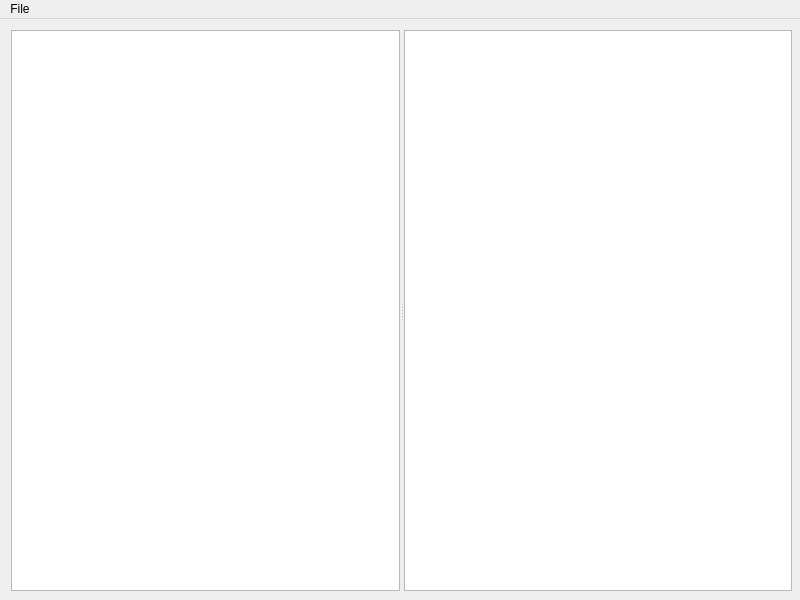
<?xml version="1.0" encoding="UTF-8"?>
<ui version="4.0">
 <class>EditorWindow</class>
 <widget class="QMainWindow" name="EditorWindow">
  <property name="geometry">
   <rect>
    <x>0</x>
    <y>0</y>
    <width>800</width>
    <height>600</height>
   </rect>
  </property>
  <property name="windowTitle">
   <string>MainWindow</string>
  </property>
  <widget class="QWidget" name="centralwidget">
   <widget class="QSplitter" name="splitter">
    <property name="geometry">
     <rect>
      <x>11</x>
      <y>11</y>
      <width>781</width>
      <height>561</height>
     </rect>
    </property>
    <property name="orientation">
     <enum>Qt::Horizontal</enum>
    </property>
    <widget class="QPlainTextEdit" name="input"/>
    <widget class="QTextEdit" name="preview"/>
   </widget>
  </widget>
  <widget class="QMenuBar" name="menubar">
   <property name="geometry">
    <rect>
     <x>0</x>
     <y>0</y>
     <width>800</width>
     <height>23</height>
    </rect>
   </property>
   <widget class="QMenu" name="menuFile">
    <property name="title">
     <string>File</string>
    </property>
    <addaction name="actionNew"/>
    <addaction name="actionOpen"/>
    <addaction name="actionSave"/>
    <addaction name="actionSaveAs"/>
   </widget>
   <addaction name="menuFile"/>
  </widget>
  <action name="actionNew">
   <property name="text">
    <string>New...</string>
   </property>
   <property name="shortcut">
    <string>Ctrl+N</string>
   </property>
  </action>
  <action name="actionOpen">
   <property name="text">
    <string>Open...</string>
   </property>
   <property name="shortcut">
    <string>Ctrl+O</string>
   </property>
  </action>
  <action name="actionSave">
   <property name="text">
    <string>Save</string>
   </property>
   <property name="shortcut">
    <string>Ctrl+S</string>
   </property>
  </action>
  <action name="actionSaveAs">
   <property name="text">
    <string>Save As...</string>
   </property>
  </action>
 </widget>
 <resources/>
 <connections/>
</ui>
